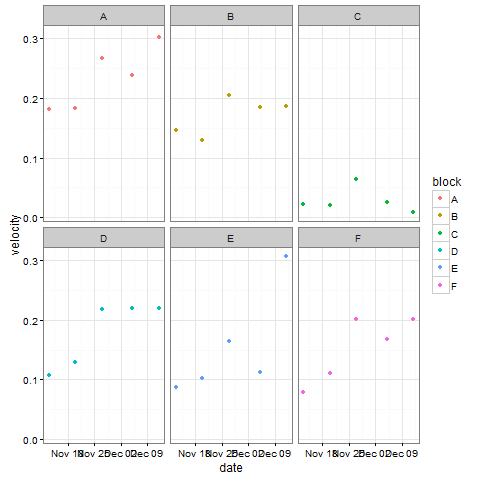

R code for this plot:
## Lauren Lang-Homework 9 Exercise 2
###Step 1
vel_exp <- read.csv("experiment_velocity_time_series.txt")
###Step 2
library(ggplot2)
vel_exp$date <- as.Date(vel_exp$date)
###Step 3
qplot(date, velocity, data = vel_exp)
###Step 4
qplot(date, velocity, data = vel_exp, col = block)
###Step 5
qplot(date, velocity, data = vel_exp, col = block)+facet_wrap(~block)
###Step 6
p6 <- qplot(date, velocity, data = vel_exp, col = block)+facet_wrap(~block)+theme_bw()
###Step 7
source("publication_ggplot2_theme-1.R")
qplot(date, velocity, data = vel_exp, col = block)+facet_wrap(~block)+publication()
###Step 8
pdf("Lang_Ex2.pdf")
qplot(date, velocity, data = vel_exp, col = block)+facet_wrap(~block)+theme_bw()
dev.off
###Step 9


